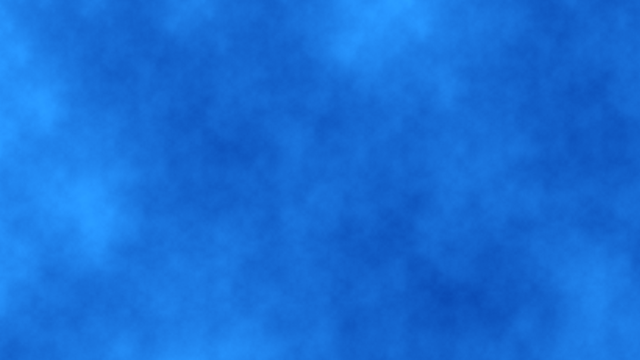
Frame 1 (no input)
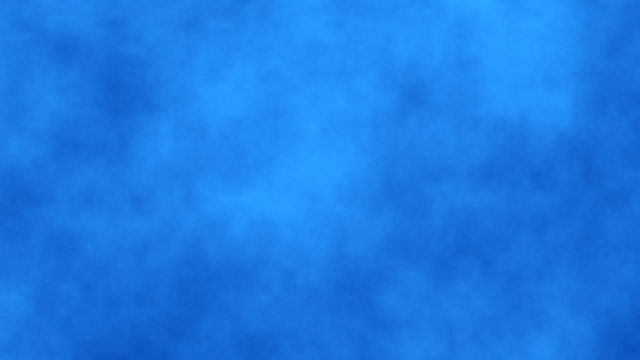
Frame 60 (the mouse pressed at the canvas centre just before this capture)
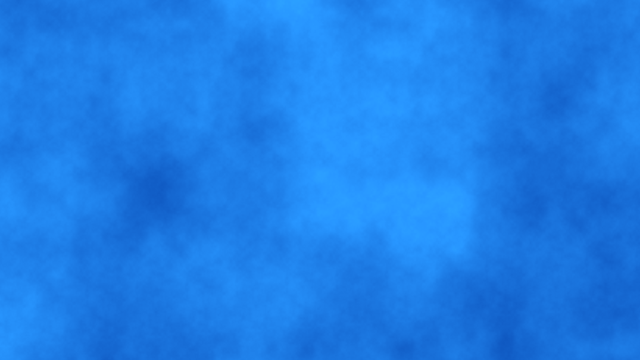
Frame 120 (the mouse held since frame 60 and released just before this capture)

The Processing sketch that drew these frames (run headless with seeded random() and noise(); from frame 60 on, the mouse is pressed at the canvas centre):

// Processing sketch: Noise2D
// ── Noise2D.pde
// Daniel Shiffman
// The Nature of Code
// http://natureofcode.com

float increment = 0.005;
float xoff = 0.0;
float yoff = 0.0;

void setup() {
  size(640,360);
  frameRate(10);
  //noLoop();
}

void draw() {
  background(0);
  
  // Optional: adjust noise detail here
  noiseDetail(8,0.65f);
  
  loadPixels();

  xoff += 0.01; // Start xoff at 0
  yoff += 0.01;
  
  // For every x,y coordinate in a 2D space, calculate a noise value and produce a brightness value
  for (int x = 0; x < width; x++) {
    xoff += increment;   // Increment xoff 
    float yoff = 0.0;   // For every xoff, start yoff at 0
    for (int y = 0; y < height; y++) {
      yoff += increment; // Increment yoff
      
      // Calculate noise and scale by 255
      float bright1 = noise(xoff,yoff) * 40;
      float bright2 = noise(xoff,yoff) * 100 + 50;
      float bright3 = noise(xoff,yoff) * 100 + 155;

      // Try using this line instead
      // float bright = random(0,255);
      
      // Set each pixel onscreen to a grayscale value
      pixels[x+y*width] = color(bright1, bright2, bright3);
    }
  }
  
  updatePixels();
}
